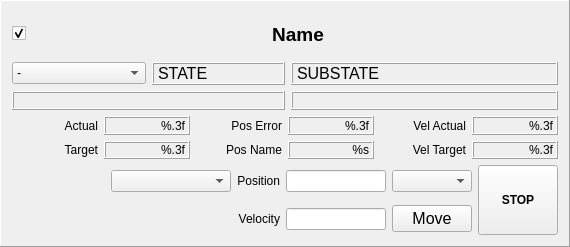
<?xml version="1.0" encoding="UTF-8"?>
<ui version="4.0">
 <class>Frame</class>
 <widget class="QFrame" name="Frame">
  <property name="geometry">
   <rect>
    <x>0</x>
    <y>0</y>
    <width>570</width>
    <height>247</height>
   </rect>
  </property>
  <property name="minimumSize">
   <size>
    <width>570</width>
    <height>247</height>
   </size>
  </property>
  <property name="windowTitle">
   <string>Frame</string>
  </property>
  <property name="frameShape">
   <enum>QFrame::Panel</enum>
  </property>
  <property name="frameShadow">
   <enum>QFrame::Raised</enum>
  </property>
  <layout class="QGridLayout" name="gridLayout_4">
   <item row="0" column="0">
    <layout class="QVBoxLayout" name="verticalLayout">
     <item>
      <layout class="QHBoxLayout" name="horizontalLayout">
       <item>
        <widget class="QCheckBox" name="check">
         <property name="maximumSize">
          <size>
           <width>20</width>
           <height>16777215</height>
          </size>
         </property>
         <property name="text">
          <string/>
         </property>
         <property name="checked">
          <bool>true</bool>
         </property>
        </widget>
       </item>
       <item>
        <widget class="QLabel" name="name">
         <property name="sizeIncrement">
          <size>
           <width>0</width>
           <height>25</height>
          </size>
         </property>
         <property name="font">
          <font>
           <pointsize>14</pointsize>
           <weight>75</weight>
           <bold>true</bold>
          </font>
         </property>
         <property name="styleSheet">
          <string notr="true">border-bottom: 1px solid black</string>
         </property>
         <property name="text">
          <string>Name</string>
         </property>
         <property name="alignment">
          <set>Qt::AlignCenter</set>
         </property>
        </widget>
       </item>
      </layout>
     </item>
     <item>
      <layout class="QGridLayout" name="gridLayout_3">
       <item row="0" column="1">
        <widget class="QLabel" name="state">
         <property name="font">
          <font>
           <pointsize>12</pointsize>
          </font>
         </property>
         <property name="frameShape">
          <enum>QFrame::Box</enum>
         </property>
         <property name="frameShadow">
          <enum>QFrame::Raised</enum>
         </property>
         <property name="text">
          <string>STATE</string>
         </property>
         <property name="alignment">
          <set>Qt::AlignLeading|Qt::AlignLeft|Qt::AlignVCenter</set>
         </property>
        </widget>
       </item>
       <item row="1" column="2" colspan="2">
        <widget class="QLabel" name="rpc_feedback">
         <property name="font">
          <font>
           <pointsize>10</pointsize>
          </font>
         </property>
         <property name="frameShape">
          <enum>QFrame::Box</enum>
         </property>
         <property name="frameShadow">
          <enum>QFrame::Raised</enum>
         </property>
         <property name="text">
          <string/>
         </property>
         <property name="alignment">
          <set>Qt::AlignCenter</set>
         </property>
        </widget>
       </item>
       <item row="0" column="2" colspan="2">
        <widget class="QLabel" name="substate">
         <property name="font">
          <font>
           <pointsize>12</pointsize>
          </font>
         </property>
         <property name="frameShape">
          <enum>QFrame::Box</enum>
         </property>
         <property name="frameShadow">
          <enum>QFrame::Raised</enum>
         </property>
         <property name="text">
          <string>SUBSTATE</string>
         </property>
         <property name="alignment">
          <set>Qt::AlignLeading|Qt::AlignLeft|Qt::AlignVCenter</set>
         </property>
        </widget>
       </item>
       <item row="1" column="0" colspan="2">
        <widget class="QLabel" name="error_txt">
         <property name="font">
          <font>
           <pointsize>10</pointsize>
          </font>
         </property>
         <property name="frameShape">
          <enum>QFrame::Box</enum>
         </property>
         <property name="frameShadow">
          <enum>QFrame::Raised</enum>
         </property>
         <property name="text">
          <string/>
         </property>
         <property name="alignment">
          <set>Qt::AlignCenter</set>
         </property>
        </widget>
       </item>
       <item row="0" column="0">
        <widget class="QComboBox" name="state_action">
         <item>
          <property name="text">
           <string>-</string>
          </property>
         </item>
         <item>
          <property name="text">
           <string>INIT</string>
          </property>
         </item>
         <item>
          <property name="text">
           <string>ENABLE</string>
          </property>
         </item>
         <item>
          <property name="text">
           <string>DISABLE</string>
          </property>
         </item>
         <item>
          <property name="text">
           <string>RESET</string>
          </property>
         </item>
        </widget>
       </item>
      </layout>
     </item>
     <item>
      <layout class="QGridLayout" name="gridLayout_2">
       <item row="1" column="0">
        <widget class="QLabel" name="label_7">
         <property name="text">
          <string>Target</string>
         </property>
         <property name="alignment">
          <set>Qt::AlignRight|Qt::AlignTrailing|Qt::AlignVCenter</set>
         </property>
        </widget>
       </item>
       <item row="1" column="1">
        <widget class="QLabel" name="pos_target">
         <property name="font">
          <font>
           <pointsize>9</pointsize>
          </font>
         </property>
         <property name="frameShape">
          <enum>QFrame::Box</enum>
         </property>
         <property name="frameShadow">
          <enum>QFrame::Raised</enum>
         </property>
         <property name="text">
          <string extracomment="Pos Target">%.3f</string>
         </property>
         <property name="alignment">
          <set>Qt::AlignRight|Qt::AlignTrailing|Qt::AlignVCenter</set>
         </property>
        </widget>
       </item>
       <item row="1" column="4">
        <widget class="QLabel" name="label_9">
         <property name="text">
          <string>Vel Target</string>
         </property>
         <property name="alignment">
          <set>Qt::AlignRight|Qt::AlignTrailing|Qt::AlignVCenter</set>
         </property>
        </widget>
       </item>
       <item row="0" column="1">
        <widget class="QLabel" name="pos_actual">
         <property name="font">
          <font>
           <pointsize>9</pointsize>
          </font>
         </property>
         <property name="frameShape">
          <enum>QFrame::Box</enum>
         </property>
         <property name="frameShadow">
          <enum>QFrame::Raised</enum>
         </property>
         <property name="text">
          <string>%.3f</string>
         </property>
         <property name="alignment">
          <set>Qt::AlignRight|Qt::AlignTrailing|Qt::AlignVCenter</set>
         </property>
        </widget>
       </item>
       <item row="0" column="2">
        <widget class="QLabel" name="label_2">
         <property name="text">
          <string>Pos Error</string>
         </property>
         <property name="alignment">
          <set>Qt::AlignRight|Qt::AlignTrailing|Qt::AlignVCenter</set>
         </property>
        </widget>
       </item>
       <item row="0" column="4">
        <widget class="QLabel" name="label_8">
         <property name="text">
          <string>Vel Actual</string>
         </property>
         <property name="alignment">
          <set>Qt::AlignRight|Qt::AlignTrailing|Qt::AlignVCenter</set>
         </property>
        </widget>
       </item>
       <item row="1" column="2">
        <widget class="QLabel" name="label_5">
         <property name="text">
          <string>Pos Name</string>
         </property>
         <property name="alignment">
          <set>Qt::AlignRight|Qt::AlignTrailing|Qt::AlignVCenter</set>
         </property>
        </widget>
       </item>
       <item row="0" column="0">
        <widget class="QLabel" name="label_6">
         <property name="text">
          <string>Actual</string>
         </property>
         <property name="alignment">
          <set>Qt::AlignRight|Qt::AlignTrailing|Qt::AlignVCenter</set>
         </property>
        </widget>
       </item>
       <item row="0" column="3">
        <widget class="QLabel" name="pos_error">
         <property name="font">
          <font>
           <pointsize>9</pointsize>
          </font>
         </property>
         <property name="frameShape">
          <enum>QFrame::Box</enum>
         </property>
         <property name="frameShadow">
          <enum>QFrame::Raised</enum>
         </property>
         <property name="text">
          <string>%.3f</string>
         </property>
         <property name="alignment">
          <set>Qt::AlignRight|Qt::AlignTrailing|Qt::AlignVCenter</set>
         </property>
        </widget>
       </item>
       <item row="1" column="3">
        <widget class="QLabel" name="posname">
         <property name="font">
          <font>
           <pointsize>9</pointsize>
          </font>
         </property>
         <property name="frameShape">
          <enum>QFrame::Box</enum>
         </property>
         <property name="frameShadow">
          <enum>QFrame::Raised</enum>
         </property>
         <property name="text">
          <string>%s</string>
         </property>
         <property name="alignment">
          <set>Qt::AlignRight|Qt::AlignTrailing|Qt::AlignVCenter</set>
         </property>
        </widget>
       </item>
       <item row="0" column="5">
        <widget class="QLabel" name="vel_actual">
         <property name="font">
          <font>
           <pointsize>9</pointsize>
          </font>
         </property>
         <property name="frameShape">
          <enum>QFrame::Box</enum>
         </property>
         <property name="frameShadow">
          <enum>QFrame::Raised</enum>
         </property>
         <property name="text">
          <string extracomment="Pos Target">%.3f</string>
         </property>
         <property name="alignment">
          <set>Qt::AlignRight|Qt::AlignTrailing|Qt::AlignVCenter</set>
         </property>
        </widget>
       </item>
       <item row="1" column="5">
        <widget class="QLabel" name="vel_target">
         <property name="font">
          <font>
           <pointsize>9</pointsize>
          </font>
         </property>
         <property name="frameShape">
          <enum>QFrame::Box</enum>
         </property>
         <property name="frameShadow">
          <enum>QFrame::Raised</enum>
         </property>
         <property name="text">
          <string extracomment="Pos Target">%.3f</string>
         </property>
         <property name="alignment">
          <set>Qt::AlignRight|Qt::AlignTrailing|Qt::AlignVCenter</set>
         </property>
        </widget>
       </item>
      </layout>
     </item>
     <item>
      <layout class="QGridLayout" name="gridLayout">
       <item row="0" column="5">
        <widget class="QLineEdit" name="input_pos_target">
         <property name="maximumSize">
          <size>
           <width>100</width>
           <height>16777215</height>
          </size>
         </property>
         <property name="alignment">
          <set>Qt::AlignRight|Qt::AlignTrailing|Qt::AlignVCenter</set>
         </property>
        </widget>
       </item>
       <item row="0" column="0">
        <spacer name="horizontalSpacer">
         <property name="orientation">
          <enum>Qt::Horizontal</enum>
         </property>
         <property name="sizeHint" stdset="0">
          <size>
           <width>40</width>
           <height>20</height>
          </size>
         </property>
        </spacer>
       </item>
       <item row="0" column="4">
        <widget class="QLabel" name="label_4">
         <property name="text">
          <string>Position</string>
         </property>
         <property name="alignment">
          <set>Qt::AlignRight|Qt::AlignTrailing|Qt::AlignVCenter</set>
         </property>
        </widget>
       </item>
       <item row="0" column="7" rowspan="2">
        <widget class="QPushButton" name="stop">
         <property name="minimumSize">
          <size>
           <width>0</width>
           <height>70</height>
          </size>
         </property>
         <property name="font">
          <font>
           <weight>75</weight>
           <bold>true</bold>
          </font>
         </property>
         <property name="text">
          <string>STOP</string>
         </property>
        </widget>
       </item>
       <item row="1" column="6">
        <widget class="QPushButton" name="move">
         <property name="font">
          <font>
           <pointsize>12</pointsize>
          </font>
         </property>
         <property name="text">
          <string>Move</string>
         </property>
        </widget>
       </item>
       <item row="0" column="6">
        <widget class="QComboBox" name="move_mode"/>
       </item>
       <item row="1" column="5">
        <widget class="QLineEdit" name="input_velocity">
         <property name="maximumSize">
          <size>
           <width>100</width>
           <height>16777215</height>
          </size>
         </property>
         <property name="alignment">
          <set>Qt::AlignRight|Qt::AlignTrailing|Qt::AlignVCenter</set>
         </property>
        </widget>
       </item>
       <item row="1" column="4">
        <widget class="QLabel" name="label_3">
         <property name="text">
          <string>Velocity</string>
         </property>
         <property name="alignment">
          <set>Qt::AlignRight|Qt::AlignTrailing|Qt::AlignVCenter</set>
         </property>
        </widget>
       </item>
       <item row="0" column="2">
        <widget class="QComboBox" name="move_by_posname">
         <property name="minimumSize">
          <size>
           <width>120</width>
           <height>0</height>
          </size>
         </property>
        </widget>
       </item>
      </layout>
     </item>
    </layout>
   </item>
  </layout>
 </widget>
 <resources/>
 <connections/>
</ui>
